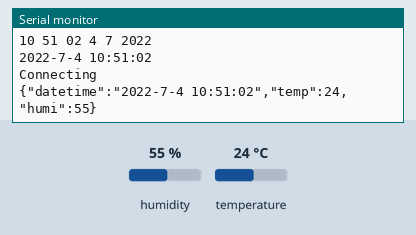
A sketch run on a simulated Arduino Uno, built with avr-gcc and run on an emulated ATmega328P. Shown: the last lines printed to the serial monitor. The inputs (shaded band) are chosen by the test bench; at power-on: humidity 55 %, temperature 24 °C. WiFi joins after 1.5 s; servers stay silent unless stated; uploads are accepted with an empty reply; the local clock reads 2024-03-15 10:24:30 at power-on unless the sketch sets it.

Above: at 3.7 s.
3.8 s: humidity set to 22 %
At 4.06 s:
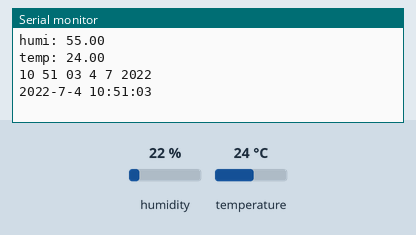
7.2 s: temperature set to 12 °C
At 8.8 s:
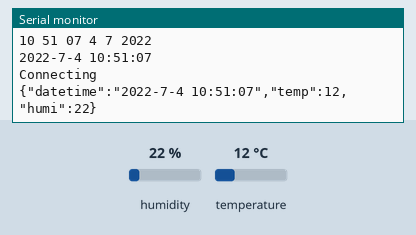
10.6 s: humidity set to 40 %
At 11.4 s:
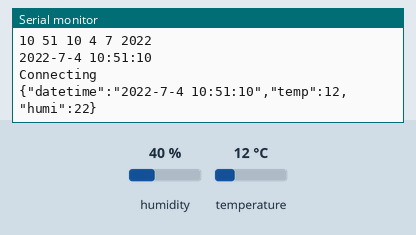
Timing chart, 0 to 13.6 s (numbered marks = the images above; inputs shaded):
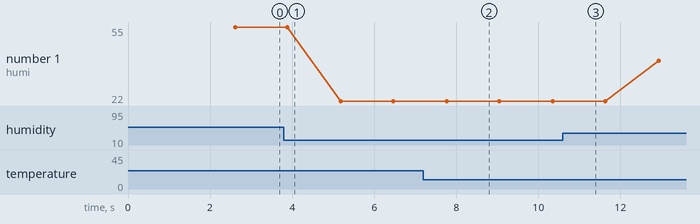

The sketch:

wifi_temp_humi.ino
```cpp
#include<SoftwareSerial.h>
#include <SPI.h>
#include <WiFiEsp.h>
#include <ArduinoJson.h>
#include<DHT.h>
#include <Time.h>
#include <Wire.h>
#include <DS1307RTC.h>


SoftwareSerial swSerial(2,3); //RX, TX (ESP-01: RX-pin3, TX-pin2)
WiFiEspClient client;
DHT dht(A1,DHT11);

float temp;
float humi;
String datetime;
char dt[15];

int status = WL_IDLE_STATUS;
const char* ssid = "WITLAB" ;//wifi ID
const char* password = "defacto8*"; //wifi PASSWORD
const char* server = "http://localhost:8000";
//const char* server = "arduino.cc";
String host = "210.102.142.20";

IPAddress hostIp(210,102,142,20);
int ServerPort = 8080;

const char* ntpServer = "kr.pool.ntp.org";
const long gmtOffset_sec = 32400;
const int daylightOffset_sec =0;

void setup() {
  Serial.begin(9600);
  swSerial.begin(9600); // initialize serial for ESP module

  setSyncProvider(RTC.get);
  setTime(10,51,00,04,07,22);
  if(timeStatus()!= timeSet)
     Serial.println("Unable to sync with the RTC");
  else
     Serial.println("RTC has set the system time");


   WiFi.init(&swSerial); // initialize ESP module

  if ( WiFi. status ( ) == WL_NO_SHIELD ) {  // check for the presence of the shield
    Serial . println ( "와이파이 쉴드가 없습니다" ) ;
    while ( true ) ;
  }

  while(WiFi.status() != WL_CONNECTED){ // attempt to connect to WiFi network
    delay(1000);
    Serial.println("Conneting to WIFI...");
    WiFi.begin(ssid,password);
//    timeClient.update();
  }

  Serial.println("Conneted to the WIFI network");// you're connected now

  printWifiStatus();

}

void loop() {

 while (client.available()) {
    char c = client.read();
    Serial.write(c);
 }

  humi = dht.readHumidity();
  temp = dht.readTemperature();
  Serial.print("humi: ");
  Serial.println(humi);
  Serial.print("temp: ");
  Serial.println(temp);
  digitalClockDisplay();

  if(client.connect(hostIp, ServerPort)){
    Serial.println("Connecting");


  String jsondata ="";

  StaticJsonBuffer<200> jsonBuffer;
  JsonObject& root = jsonBuffer.createObject();

//  StaticJsonDocument<200> jsonBuffer;
//  JsonObject root = jsonBuffer.to<JsonObject>(); //json형식을 만ㄷ르어 낼 수 있는 객체 선언
//
  root["datetime"] = datetime;
  root["temp"] = temp;
  root["humi"] = humi;

   root.printTo(jsondata); //String으로 변환/
  Serial.println(jsondata);

  client.print(F("POST /tem_hum/"));
  client.print(F(" HTTP/1.1\r\n"));
  client.print(F("Cache-Control: no-cache\r\n"));
  client.print(F("Host: 210.102.142.20:8000\r\n"));
//  client.print(F("Host: 172.30.1.58:8000\r\n"));
  client.print(F("User-Agent: Arduino\r\n"));
  client.print(F("Content-Type: application/json\r\n"));
  client.print(F("Content-Length: "));
  client.println(jsondata.length());
  client.println();
  client.println(jsondata);
  client.print(F("\r\n\r\n"));
  }
  client.flush();
  client.stop();

  delay(1000);
// Serial.println(WiFi.status());


}

void digitalClockDisplay(){
  Serial.print(hour());
  Serial.print(" ");
  Serial.print(timeDigits(minute()));
  Serial.print(" ");
  Serial.print(timeDigits(second()));
  Serial.print(" ");
  Serial.print(day());
  Serial.print(" ");
  Serial.print(month());
  Serial.print(" ");
  Serial.print(year());
  Serial.println();
  datetime = year();
  datetime.concat("-");
  datetime.concat(month());
  datetime.concat("-");
  datetime.concat(day());
  datetime.concat(" ");
  datetime.concat(hour());
  datetime.concat(":");
  datetime.concat(timeDigits(minute()));
  datetime.concat(":");
  datetime.concat(timeDigits(second()));
  Serial.println(datetime);

}

String timeDigits(int digits){
  String s;
  String zero = "0";
  s = digits;
  if(digits < 10){
    zero.concat(s);
    s = zero;
  }
  return s;

}

void printWifiStatus(){

  // print the SSID of the network you're attached to
  Serial.print("SSID: ");
  Serial.println(WiFi.SSID());

  // print your WiFi shield's IP address
  IPAddress ip = WiFi.localIP();
  Serial.print("IP Address: ");
  Serial.println(ip);

  // print the received signal strength
  long rssi = WiFi.RSSI();
  Serial.print("Signal strength (RSSI):");
  Serial.print(rssi);
  Serial.println(" dBm");
}
```

Measured:
- after the input at 7.2 s, the serial monitor: prints a new line after 0.58 s (image 2)
- plotted number 1: 55 → 22 after the input at 3.8 s, 22 → 40 after the input at 10.6 s
